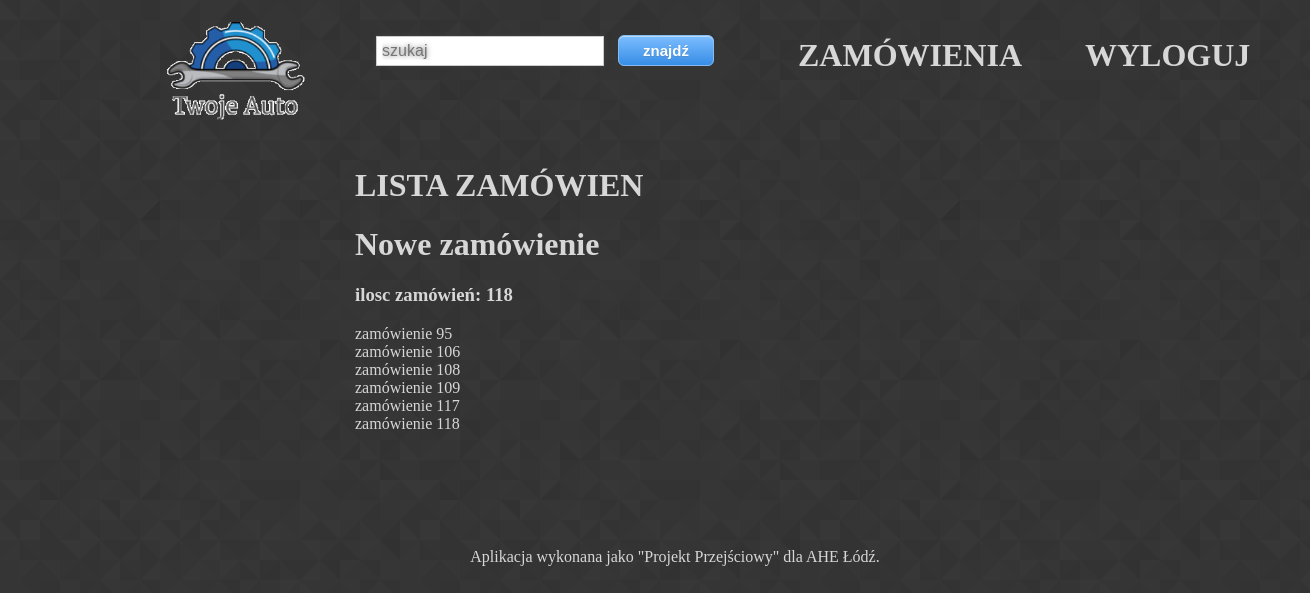
Page /carts (signed in) on the earlier database version.
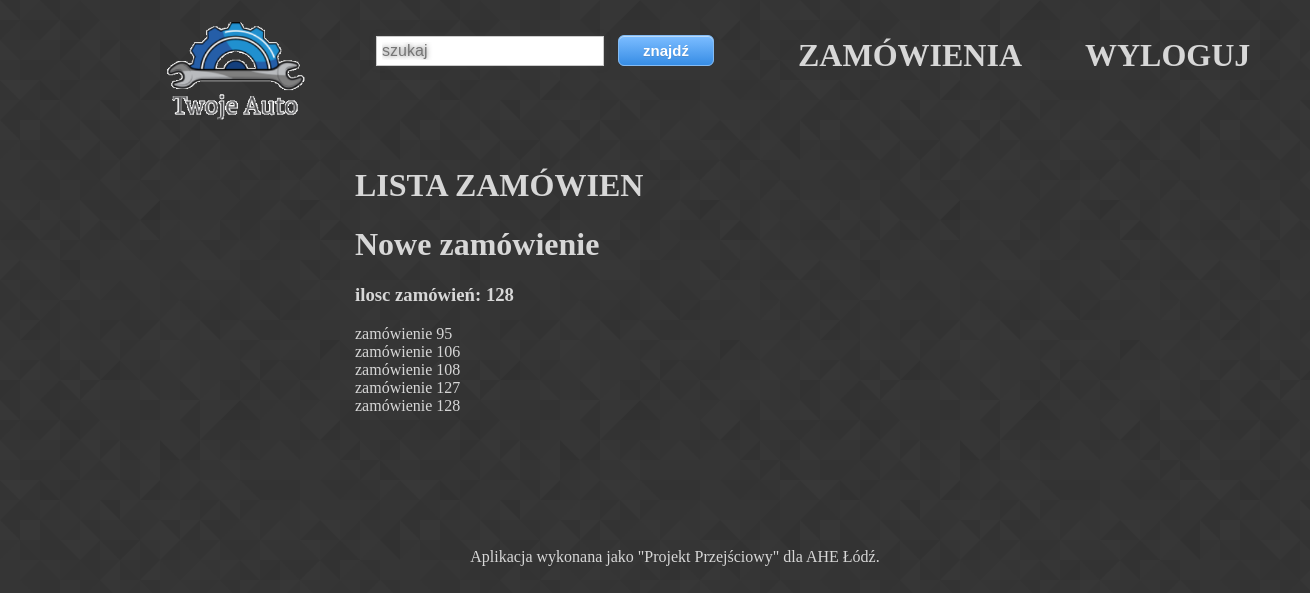
Same page on the later database version.
### koszyk/models.py (models this page shows)
class Cart(models.Model):
    products = models.ManyToManyField(Produkty, null=True, blank=True)
    total = models.DecimalField(max_digits=10, decimal_places=2, null=True, blank=True,default=0)
    Statusy = models.TextChoices('Statusy', 'NOWE ZAPISANE WYSŁANE GOTOWE BRAK_MOŻLIWOŚCI_REALIZACJI ZREALIZOWANE ARCHIWALNE')
    status = models.CharField(default='NOWE', blank=True, choices=Statusy.choices, max_length=30)
    class Meta:
        verbose_name = "Zamówienie"
        verbose_name_plural = "Zamówienia"

### koszyk/views.py (the view)
# urls.py: path('carts', carts, name = 'carts'),
def carts(request):
    all_carts = Cart.objects.all()
    last_cart = Cart.objects.last()
    context = {"all_carts": all_carts, "last_cart":last_cart, }
    template = "cart/carts.html"
    return render(request, template, context)

### produkty/templates/cart/carts.html
{% extends 'produkty/baza.html' %}
{% block contents %}
<br>
<h1>LISTA ZAMÓWIEN</h1>
<a href= " {% url 'new_cart' %} " ><h1>Nowe zamówienie</h1></a>
<h3>ilosc zamówień: {{ last_cart.id }}</h3>
{% for c in all_carts %}
<a href= " {% url 'cart_nr' c.id  %} " >zamówienie {{c.id}}</a><br>
{% endfor %}
{% endblock contents %}

### produkty/templates/produkty/baza.html (shortened to what this page needs)
{% load static %}
    <link rel="stylesheet" type="text/css" href="{% static 'produkty/style.css' %}">
<!DOCTYPE html>
<html lang="en">
<head>
</head>
<body>
{% if user.is_authenticated %}
<div id="container">
        <div id="logo">
            {% load static %}
            <a href="{% url 'index'  %}"><img  height="125" src="{% static '/produkty/logo.png' %}" alt="My logo"></a>
            </div>
        <div id="topbarr">
        <div id="topbar1">
        <div id="t1">
            <form role="search" action="/s/">
                <input class= "szukaj" type="text" name="q" placeholder="szukaj">
                <button type="submit">znajdź</button>
            </form>
        </div>
        <div id="t2">
            <a href="{% url 'magazyn' %}"><h1> ZAMÓWIENIA </h1></a>
        </div>
            <div id="t3">
                <a href="{% url 'logout' %}"><h1> WYLOGUJ </h1></a>
            </div>
    </div>
        </div>
    <div id="menu">
    </div>
    <div id="content">
        {% block contents %}
            {% endblock %}
    </div>
    <div id="footer">
        Aplikacja wykonana jako "Projekt Przejściowy" dla AHE Łódź.
    </div>
</div>
{% else %}
<h1>Zaloguj się</h1>
{% endif %}
</body>
</html>

### produkty/static/produkty/style.css (style rules this page uses)
body { background-color:rgb(180,210,250); background-image: url("prism.png"); color:rgb(215,215,215); font-family: "Trebuchet MS"; }
#container { width:1000px; margin-left: auto; margin-right: auto; }
#logo { width:200; height:120px; color:white; float:left; text-align:left; }
#topbarr { width:800px; height:120px; float:left; text-align:center; }
#menu { float:left; width:200px; min-height:400px; text-align:left; color:rgb(215,215,215);#004080; #font-family:"Courier"; }
#content { float : left; width : 800px; height : ; overflow: auto; }
#footer { clear:both; padding:20px; width:1000px; text-align:center; a text-decoration:none; a:hover color:#yellow; }
#topbar1 { margin-top:8; width:1000px; height:80px; color:white; }
#t1 { height:; width:38%; float:left; #background-color:; text-align:center; }
#t2 { width:35%; height:; float:left; text-align:center; #background-color:; color:white; }
#t3 { width:27%; height:; float:left; color:white; text-align:left; background-color:; }
button { box-shadow:inset 0px 1px 0px 0px #bbdaf7; background:linear-gradient(to bottom, #79bbff 5%, #378de5 100%); background-color:#79bbff; border-radius:6px; border:1px solid #84bbf3; display:inline-block; cursor:pointer; color:#ffffff; font-family:Arial; font-size:15px; font-weight:bold; padding:6px 24px; text-decoration:none; text-shadow:0px 1px 0px #528ecc; }
.szukaj { width: 60%; padding: 5px; margin-top: 20px; margin-right: 10px; font-size: 16px; border-width: 1px; border-color: #CCCCCC; background-color: #FFFFFF; color: #000000; border-style: solid; border-radius: 0px; box-shadow: 0px 0px 5px rgba(66,66,66,.75); text-shadow: 0px 0px 5px rgba(66,66,66,.75); }
a { text-decoration:none; color:rgb(215,215,215); }

Differences in the rows shown:
removed Cart: id "118"
removed Cart: id "109"
removed Cart: id "117"
added Cart: id "128"
added Cart: id "127"
